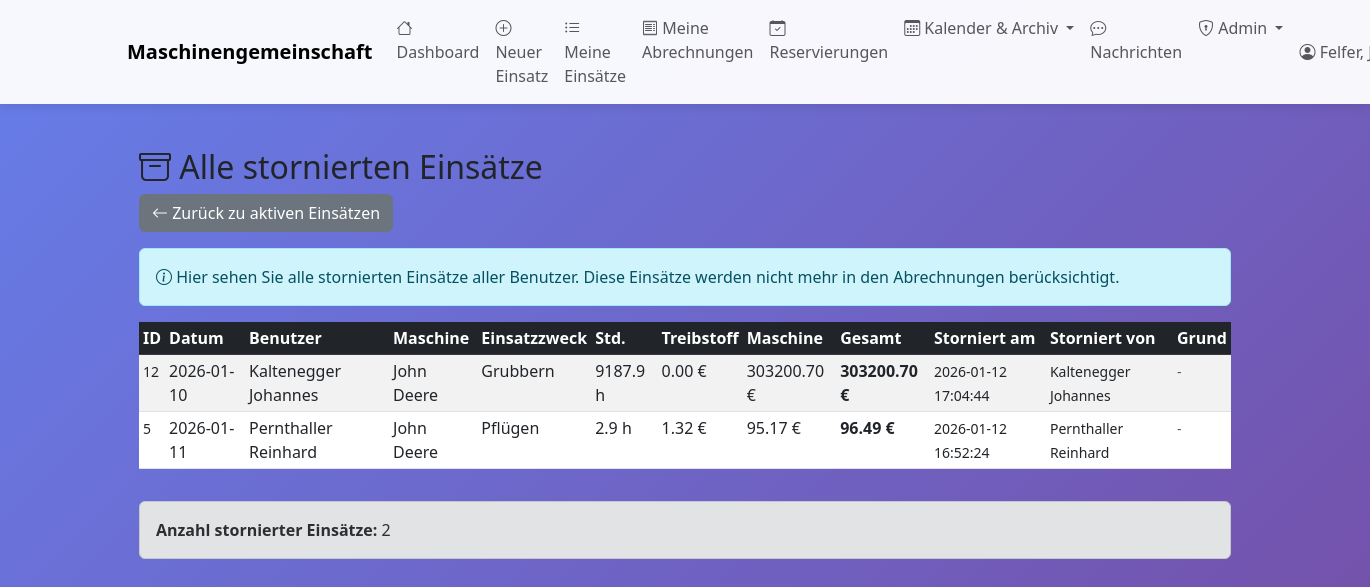
Screenshot of /admin/stornierte-einsaetze (signed in) with the database file from the repository.
### tables this page shows
CREATE TABLE maschineneinsaetze_storniert (
            id INTEGER PRIMARY KEY AUTOINCREMENT,
            original_einsatz_id INTEGER NOT NULL,
            datum TEXT NOT NULL,
            benutzer_id INTEGER NOT NULL,
            maschine_id INTEGER NOT NULL,
            einsatzzweck_id INTEGER,
            stundenzaehler_anfang REAL,
            stundenzaehler_ende REAL,
            betriebsstunden REAL,
            hektar REAL,
            kilometer REAL,
            stueck INTEGER,
            treibstoffverbrauch REAL,
            treibstoffkosten REAL,
            maschinenkosten REAL,
            gesamtkosten REAL,
            bemerkung TEXT,
            storniert_am TEXT NOT NULL,
            storniert_von INTEGER NOT NULL,
            stornierungsgrund TEXT,
            FOREIGN KEY (benutzer_id) REFERENCES benutzer(id),
            FOREIGN KEY (maschine_id) REFERENCES maschinen(id),
            FOREIGN KEY (einsatzzweck_id) REFERENCES einsatzzwecke(id),
            FOREIGN KEY (storniert_von) REFERENCES benutzer(id)
        );

CREATE TABLE benutzer (
    id INTEGER PRIMARY KEY AUTOINCREMENT,
    name TEXT NOT NULL,
    vorname TEXT,
    username TEXT UNIQUE,
    password_hash TEXT,
    adresse TEXT,
    telefon TEXT,
    email TEXT,
    mitglied_seit DATE,
    aktiv BOOLEAN DEFAULT 1,
    bemerkungen TEXT
, is_admin BOOLEAN DEFAULT 0, treibstoffkosten_preis REAL DEFAULT 1.50, backup_schwellwert INTEGER DEFAULT 50, letzter_treibstoffpreis REAL, admin_level INTEGER DEFAULT 0);

CREATE TABLE maschinen (
    id INTEGER PRIMARY KEY AUTOINCREMENT,
    bezeichnung TEXT NOT NULL,
    hersteller TEXT,
    modell TEXT,
    baujahr INTEGER,
    kennzeichen TEXT,
    anschaffungsdatum DATE,
    stundenzaehler_aktuell REAL,
    naechste_wartung_bei REAL,
    aktiv BOOLEAN DEFAULT 1,
    bemerkungen TEXT
, abrechnungsart TEXT DEFAULT 'stunden', preis_pro_einheit REAL DEFAULT 0.0, wartungsintervall INTEGER DEFAULT 50, naechste_wartung REAL, anmerkungen TEXT, erfassungsmodus TEXT DEFAULT 'fortlaufend', gemeinschaft_id INTEGER DEFAULT 1 REFERENCES gemeinschaften(id), anschaffungspreis REAL DEFAULT 0.0, abschreibungsdauer_jahre INTEGER DEFAULT 10, treibstoff_berechnen BOOLEAN DEFAULT 0);

CREATE TABLE einsatzzwecke (
    id INTEGER PRIMARY KEY AUTOINCREMENT,
    bezeichnung TEXT NOT NULL UNIQUE,
    beschreibung TEXT,
    aktiv BOOLEAN DEFAULT 1
);

### web_app.py (the view)
@app.route('/admin/stornierte-einsaetze')
@admin_required
def admin_stornierte_einsaetze():
    with MaschinenDBContext(DB_PATH) as db:
        cursor = db.connection.cursor()
        cursor.execute("""
            SELECT s.*, m.bezeichnung as maschine_name,
                   b.name as benutzer_name, b.vorname as benutzer_vorname,
                   sv.name as storniert_von_name, sv.vorname as storniert_von_vorname,
                   ez.bezeichnung as einsatzzweck_name
            FROM maschineneinsaetze_storniert s
            JOIN maschinen m ON s.maschine_id = m.id
            JOIN benutzer b ON s.benutzer_id = b.id
            JOIN benutzer sv ON s.storniert_von = sv.id
            LEFT JOIN einsatzzwecke ez ON s.einsatzzweck_id = ez.id
            ORDER BY s.storniert_am DESC
        """)
        columns = [desc[0] for desc in cursor.description]
        stornierte_einsaetze = [dict(zip(columns, row)) for row in cursor.fetchall()]
    return render_template('admin_stornierte_einsaetze.html',
                         stornierte_einsaetze=stornierte_einsaetze)

### database.py (called while the page is built)
    def connect(self):
        self.connection = sqlite3.connect(self.db_path)
        self.connection.row_factory = sqlite3.Row
        self.cursor = self.connection.cursor()

    def close(self):
        if self.connection:
            self.connection.close()

    def __enter__(self):
        self.connect()
        return self

    def __exit__(self, exc_type, exc_val, exc_tb):
        if exc_type is None:
            self.connection.commit()
        else:
            self.connection.rollback()
        self.close()
        return False

### web_app.py (called while the page is built)
def admin_required(f):
    @wraps(f)
    def decorated_function(*args, **kwargs):
        if 'benutzer_id' not in session:
            flash('Bitte melden Sie sich an.', 'warning')
            return redirect(url_for('login'))
        if not session.get('is_admin'):
            flash('Zugriff verweigert. Administrator-Rechte erforderlich.', 'danger')
            return redirect(url_for('dashboard'))
        return f(*args, **kwargs)
    return decorated_function

### templates/admin_stornierte_einsaetze.html (shortened to what this page needs)
{% extends "base.html" %}
{% block content %}
<div class="container mt-4">
    <h2>
        <i class="bi bi-archive"></i> Alle stornierten Einsätze
    </h2>
    <div class="mb-3">
        <a href="{{ url_for('admin_alle_einsaetze') }}" class="btn btn-secondary">
            <i class="bi bi-arrow-left"></i> Zurück zu aktiven Einsätzen
        </a>
    </div>
    {% if stornierte_einsaetze %}
    <div class="alert alert-info">
        <i class="bi bi-info-circle"></i>
        Hier sehen Sie alle stornierten Einsätze aller Benutzer. Diese Einsätze werden nicht mehr in den Abrechnungen berücksichtigt.
    </div>
    <div class="table-responsive">
        <table class="table table-striped table-hover table-sm">
            <thead class="table-dark">
                <tr>
                    <th>ID</th>
                    <th>Datum</th>
                    <th>Benutzer</th>
                    <th>Maschine</th>
                    <th>Einsatzzweck</th>
                    <th>Std.</th>
                    <th>Treibstoff</th>
                    <th>Maschine</th>
                    <th>Gesamt</th>
                    <th>Storniert am</th>
                    <th>Storniert von</th>
                    <th>Grund</th>
                </tr>
            </thead>
            <tbody>
                {% for einsatz in stornierte_einsaetze %}
                <tr>
                    <td><small>{{ einsatz.original_einsatz_id }}</small></td>
                    <td>{{ einsatz.datum }}</td>
                    <td>{{ einsatz.benutzer_name }} {{ einsatz.benutzer_vorname or '' }}</td>
                    <td>{{ einsatz.maschine_name }}</td>
                    <td>{{ einsatz.einsatzzweck_name or '-' }}</td>
                    <td>{{ "%.1f"|format(einsatz.betriebsstunden or 0) }} h</td>
                    <td>{{ "%.2f"|format(einsatz.treibstoffkosten or 0) }} €</td>
                    <td>{{ "%.2f"|format(einsatz.maschinenkosten or 0) }} €</td>
                    <td><strong>{{ "%.2f"|format(einsatz.gesamtkosten or 0) }} €</strong></td>
                    <td>
                        <small>{{ einsatz.storniert_am }}</small>
                    </td>
                    <td>
                        <small>
                            {{ einsatz.storniert_von_name }} {{ einsatz.storniert_von_vorname or '' }}
                        </small>
                    </td>
                    <td>
                        {% if einsatz.stornierungsgrund %}
                            <small class="text-muted" title="{{ einsatz.stornierungsgrund }}">
                                {{ einsatz.stornierungsgrund[:30] }}{% if einsatz.stornierungsgrund|length > 30 %}...{% endif %}
                            </small>
                        {% else %}
                            <small class="text-muted">-</small>
                        {% endif %}
                    </td>
                </tr>
                {% endfor %}
            </tbody>
        </table>
    </div>
    <div class="alert alert-secondary mt-3">
        <strong>Anzahl stornierter Einsätze:</strong> {{ stornierte_einsaetze|length }}
    </div>
    {% else %}
    <div class="alert alert-success">
        <i class="bi bi-check-circle"></i>
        Es wurden noch keine Einsätze storniert.
    </div>
    {% endif %}
</div>
{% endblock %}

### templates/base.html (style rules this page uses)
body { min-height: 100vh; background: linear-gradient(135deg, #667eea 0%, #764ba2 100%); }

### rows the page displays
maschineneinsaetze_storniert: original_einsatz_id "12", datum "2026-01-10", benutzer_name "Kaltenegger", vorname "Johannes", maschine_name "John Deere", bezeichnung "Grubbern", betriebsstunden "9187.9", treibstoffkosten "0.00", maschinenkosten "303200.70", gesamtkosten "303200.70", storniert_am "2026-01-12 17:04:44", storniert_von_name "Kaltenegger"
maschineneinsaetze_storniert: original_einsatz_id "5", datum "2026-01-11", benutzer_name "Pernthaller", vorname "Reinhard", maschine_name "John Deere", bezeichnung "Pflügen", betriebsstunden "2.9", treibstoffkosten "1.32", maschinenkosten "95.17", gesamtkosten "96.49", storniert_am "2026-01-12 16:52:24", storniert_von_name "Pernthaller"

### other values shown
{{ session.get('benutzer_name') }} "Felfer,…"
{{ stornierte_einsaetze|length }} "2"
